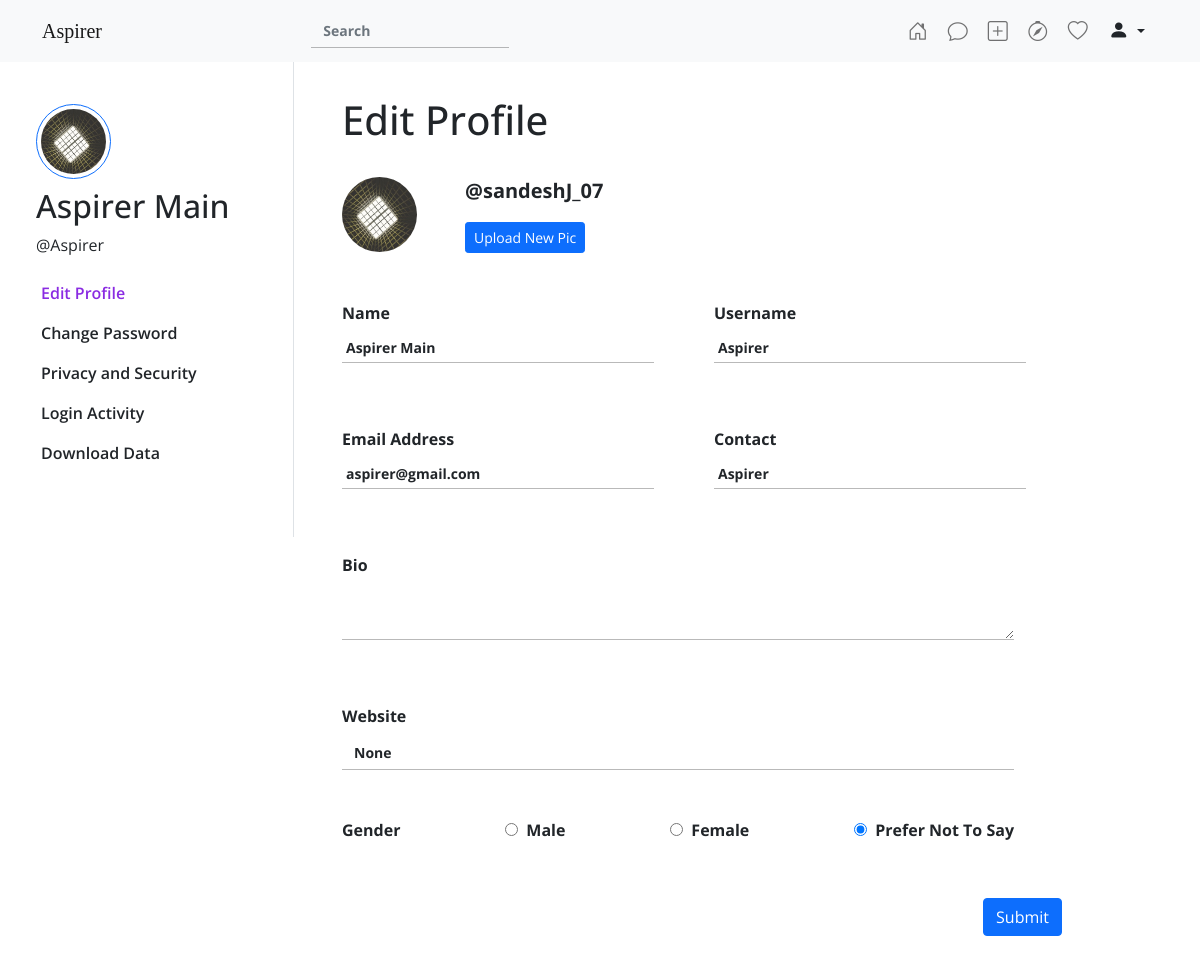
The page /editProfile/ (signed in) on the database its author committed.
### front/models.py (models this page shows, shortened)
class Profile(models.Model):
    gender_chocies = (
        ('M',"Male"),
        ("F","Female"),
        ("N","Prefer Not To Say")
    )
    user = models.OneToOneField(User,on_delete=models.CASCADE, unique=True)
    username = models.CharField(null=False, default = " ", max_length = 20)
    ProfileImg = models.ImageField(null=True,upload_to="images/profile_pic/",default="media/images/profile_pic/default.png")
    contact = models.CharField(max_length = 10)
    Email = models.EmailField(null=False)
    address = models.CharField(null = False, max_length = 50,blank = True)
    website = models.CharField(null=True,blank=True, max_length=30, default="")
    gender = models.CharField(max_length=1,choices = gender_chocies, default = "N")
    pvt_acc = models.BooleanField(default=False)
    activity_status = models.BooleanField(null=False, default = False)
    story_share = models.BooleanField(null=False, default = False)
    close_friends = ListCharField(
        base_field=models.CharField(max_length=10),
        size=6,
        max_length=(6 * 11),  # 6 * 10 character nominals, plus commas
        default = [ ],
        null = True,
        blank = True
    )
    hide_story = ListCharField(
        base_field=models.CharField(max_length=10),
        size=6,
        max_length=(6 * 11),  # 6 * 10 character nominals, plus commas
        default = [ ],
        null = True,
        blank = True
    )
    blocked_users = ListCharField(
        base_field=models.CharField(max_length=10),
        size=6,
        max_length=(6 * 11),  # 6 * 10 character nominals, plus commas
        default = [ ],
        null = True,
        blank = True
    )
    restricted_users = ListCharField(
        base_field=models.CharField(max_length=10),
        size=6,
        max_length=(6 * 11),  # 6 * 10 character nominals, plus commas
        default = [ ],
        null = True,
        blank = True
    )
    followers =  ListCharField(
        base_field=models.CharField(max_length=10),
        size=6,
        max_length=(6 * 11),  # 6 * 10 character nominals, plus commas
        default = [ ],
        null = True,
        blank = True
    )
    following =  ListCharField(
        base_field=models.CharField(max_length=10),
        size=6,
        max_length=(6 * 11),  # 6 * 10 character nominals, plus commas
        default = [ ] ,
        null = True,
        blank = True
    )
    saved =  ListCharField(
        base_field=models.CharField(max_length=10),
        size=6,
        max_length=(6 * 11),  # 6 * 10 character nominals, plus commas
        default = [ ],
        null = True,
        blank = True
    )
    follow_request =  ListCharField(
        base_field=models.CharField(max_length=10),
        size=6,
        max_length=(6 * 11),  # 6 * 10 character nominals, plus commas
        default = [ ],
        null = True,
        blank = True
    )
    bio = models.CharField(max_length = 100,default=" ", blank=True)

### front/views.py (the view, shortened to what this page needs)
# urls.py: path("editProfile/",EditProfile, name="EditProfile"),
@login_required(login_url='/login/')
def EditProfile(request):
    CUser = request.user
    CProfile = Profile.objects.get(user = request.user)
    gender =  [
        {"a":'M',"b":"Male"},
        {"a":"F","b":"Female"},
        {"a":"N","b":"Prefer Not To Say"}
    ]
    imgurl = CProfile.ProfileImg.path
    dic = {"active":"profile", "CProfile":CProfile, "gender":gender, "act": "EditProfile","title":"Edit Profile"}
    return render(request,'editprofile.html',dic)

### front/preprocessors.py (called while the page is built)
def follow_requests(request):
    if(request.user.is_authenticated):
        Request_Users = []
        CUser = Profile.objects.filter(user = request.user)[0]
        for i in CUser.follow_request:
            user = User.objects.filter(id = i)[0]
            P = Profile.objects.filter(user = user)[0]
            Request_Users.append({"P":P,"U":user})
        return {
            "Requests": CUser.follow_request,
            "Request_Users": Request_Users,
            "footer": True,
            "navbar" : True,
        }
    return {"Requests": [], "footer":True, "navbar":True}

### templates/editprofile.html (shortened to what this page needs)
{% extends 'base.html' %}
{% load static %}
{% block links %}
    <link rel="stylesheet" href="{% static 'css/profile.css' %}">
{% endblock %}
{% block content %}
    <div class="row py-5">
        <div class="col-lg-3 h-100 px-5 py-5 border-end ">
            <a href="{% url 'Aspirer:Profile' request.user.username %}">
                <img src="{{CProfile.ProfileImg.url}}" alt="avatar" class="rounded-circle border border-primary p-1 d-block pe-pointer my-2" width="75px">
            </a>
                <h2>{{request.user.first_name}} {{request.user.last_name}} </h2>
                <p>@{{request.user.username}}</p>
                <ul type="none" class="sidenav-list">
                    <li data-id="editProfile" data-name="Edit Profile" {% if act == "EditProfile" %} class="active" {% endif %}>Edit Profile</li>
                    <li data-id="changePassword" data-name="Change Password"  {% if act == "ChangePassword" %} class="active" {% endif %}>Change Password</li>
                    <li data-id="privacy" data-name="Privacy and Security" {% if act == "PrivacyAndSecurity" %} class="active" {% endif %}>Privacy and Security</li>
                    <li data-id="loginActivity" data-name="Login Activity" {% if act == "LoginActivity" %} class="active" {% endif %} >Login Activity</li>
                    <li data-id="downloadData" data-name="Download Data" {% if act == "DownloadData" %} class="active" {% endif %}>Download Data</li>
                </ul>
        </div>
        <div class="col-lg-8 h-100 py-5 px-5 sections {% if act != "EditProfile" %} d-none {% endif %}" id="editProfile">
            <h1>Edit Profile</h1>
            <br/>
            <div class="d-flex align-items-center" >
                <img src="{{CProfile.ProfileImg.url}}" class="rounded-circle" width="75px" id="previewImageFie" />
                <div class="mx-5">
                    <p class="fw-bold fs-5">@sandeshJ_07</p>
                    <form method="post" action="" id="ProfileImgForm" enctype="multipart/form-data">
                        <label for="newProfileImg">
                            <p class="my-0 btn btn-primary btn-sm" type="button">Upload New Pic </p>
                        </label>
                    </form>
                </div>
            </div>
            <form method="post" class="my-5 fw-bold" id="profileForm" action="{% url 'Aspirer:EditProfile' %}">
                <div class="row">
                    <div class="mb-3 col-md-6 pe-5">
                        <label for="fullname" class="form-label">Name</label>
                        <input type="text" class="form-control p-1" id="name" name="name" placeholder="" value="{{request.user.first_name}} {{request.user.last_name}} " required>
                    </div>
                    <div class="mb-3 col-md-6 pe-5">
                        <label for="email" class="form-label">Username</label>
                        <input type="text" class="form-control p-1" id="username" name="username" placeholder="" value="{{CProfile.username}}"  required>
                    </div>
                </div>
                <div class="row my-5">
                    <div class="mb-3 col-md-6 pe-5">
                        <label for="email" class="form-label">Email Address</label>
                        <input type="email" class="form-control p-1" name="email" id="email" placeholder="" value="{{CProfile.Email}}" required>
                    </div>
                    <div class="mb-3 col-md-6 pe-5">
                        <label for="contact" class="form-label">Contact</label>
                        <input type="text" class="form-control p-1" name="contact" id="contact" value="{{CProfile.contact}}" placeholder="" >
                    </div>
                </div>
                <div class="mb-3 pe-5">
                    <label for="bio" class="form-label">Bio</label>
                    <textarea class="form-control fw-bold" id="bio" name="bio" rows=2> {{CProfile.bio}} </textarea>
                </div>
                <div class="pt-5 pe-5">
                    <label for="Website" class="form-label">Website</label>
                    <input type="text" name="website" id="website" class="form-control" value={{CProfile.website}} >
                </div>
                <div class="py-5 pe-5 d-flex  justify-content-between">
                    <label for="gender" class="form-label">Gender</label>
                    {% for g in gender %}
                    <div><input type="radio" name="gender" class="mx-2" id="{{g.a}}" value="{{g.a}}" {% if CProfile.gender == g.a %} checked {% endif %}><label for="{{g.a}}">{{g.b}}</label></div>
                    {% endfor %}
                </div>
                <button class="btn btn-primary btn-md d-block ms-auto" name="editprofileBtn" type="submit">Submit</button>
            </form>
        </div>
    </div>
{% endblock %}

### static/css/base.css (style rules this page uses)
:root { --primary-background : #55acee; }
* { margin:0; padding: 0; font-family: 'Open Sans', sans-serif; }
html, body { overflow-x: hidden; }
a { text-decoration: none; color:black; }
input { font-weight: bold !important; }
.form-control { font-size:14px; border-radius: 0; border:none; border-bottom: 1px solid rgba(0, 0, 0, 0.275); }
.pe-pointer { cursor: pointer; }

### static/css/profile.css (style rules this page uses)
body { max-height:100vh; }
.sidenav-list { padding-left: 0; }
.sidenav-list li { line-height:2.5rem; padding :0; padding-left: 5px; cursor: pointer; font-weight: 600; }
.sidenav-list .active { color: blueviolet; }

### rows shown on the page
Profile: ProfileImg (picture), username "Aspirer", email "aspirer@gmail.com", contact "Aspirer", website "None", gender "☐ Male" "☐ Female" "☑ Prefer Not To Say"

### other values the page prints
{{ request.user.first_name }} "Aspirer"
{{ request.user.last_name }} "Main"
{{ request.user.username }} "Aspirer"
{{ g.b }} "Male" "Female" "Prefer Not To Say"
